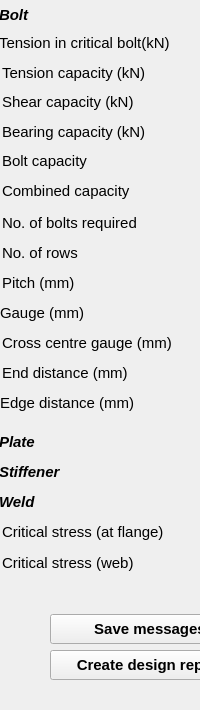
  <widget class="QDockWidget" name="outputDock">
   <property name="sizePolicy">
    <sizepolicy hsizetype="Preferred" vsizetype="Preferred">
     <horstretch>0</horstretch>
     <verstretch>0</verstretch>
    </sizepolicy>
   </property>
   <property name="minimumSize">
    <size>
     <width>125</width>
     <height>710</height>
    </size>
   </property>
   <property name="maximumSize">
    <size>
     <width>310</width>
     <height>710</height>
    </size>
   </property>
   <property name="font">
    <font>
     <family>Arial</family>
     <pointsize>11</pointsize>
     <weight>75</weight>
     <bold>true</bold>
    </font>
   </property>
   <property name="windowTitle">
    <string>Output dock</string>
   </property>
   <attribute name="dockWidgetArea">
    <number>2</number>
   </attribute>
   <widget class="QWidget" name="dockWidgetContents_2">
    <widget class="QLineEdit" name="txt_noBolts">
     <property name="geometry">
      <rect>
       <x>202</x>
       <y>210</y>
       <width>100</width>
       <height>25</height>
      </rect>
     </property>
     <property name="font">
      <font>
       <weight>50</weight>
       <bold>false</bold>
      </font>
     </property>
     <property name="readOnly">
      <bool>true</bool>
     </property>
    </widget>
    <widget class="QLabel" name="t_7">
     <property name="geometry">
      <rect>
       <x>2</x>
       <y>210</y>
       <width>191</width>
       <height>25</height>
      </rect>
     </property>
     <property name="font">
      <font>
       <pointsize>11</pointsize>
       <weight>50</weight>
       <bold>false</bold>
      </font>
     </property>
     <property name="text">
      <string>No. of bolts required</string>
     </property>
    </widget>
    <widget class="QLineEdit" name="txt_tensionCapacity">
     <property name="geometry">
      <rect>
       <x>202</x>
       <y>60</y>
       <width>100</width>
       <height>25</height>
      </rect>
     </property>
     <property name="font">
      <font>
       <weight>50</weight>
       <bold>false</bold>
      </font>
     </property>
     <property name="focusPolicy">
      <enum>Qt::StrongFocus</enum>
     </property>
     <property name="text">
      <string/>
     </property>
     <property name="readOnly">
      <bool>true</bool>
     </property>
    </widget>
    <widget class="QLineEdit" name="txt_crossGauge">
     <property name="geometry">
      <rect>
       <x>202</x>
       <y>330</y>
       <width>100</width>
       <height>25</height>
      </rect>
     </property>
     <property name="font">
      <font>
       <weight>50</weight>
       <bold>false</bold>
      </font>
     </property>
     <property name="readOnly">
      <bool>true</bool>
     </property>
    </widget>
    <widget class="QLineEdit" name="txt_rowBolts">
     <property name="geometry">
      <rect>
       <x>202</x>
       <y>240</y>
       <width>100</width>
       <height>25</height>
      </rect>
     </property>
     <property name="font">
      <font>
       <weight>50</weight>
       <bold>false</bold>
      </font>
     </property>
     <property name="readOnly">
      <bool>true</bool>
     </property>
    </widget>
    <widget class="QLabel" name="label_152">
     <property name="geometry">
      <rect>
       <x>2</x>
       <y>330</y>
       <width>211</width>
       <height>25</height>
      </rect>
     </property>
     <property name="font">
      <font>
       <pointsize>11</pointsize>
       <weight>50</weight>
       <bold>false</bold>
      </font>
     </property>
     <property name="text">
      <string>Cross centre gauge (mm)</string>
     </property>
    </widget>
    <widget class="QLineEdit" name="txt_bearCapacity">
     <property name="geometry">
      <rect>
       <x>202</x>
       <y>120</y>
       <width>100</width>
       <height>25</height>
      </rect>
     </property>
     <property name="font">
      <font>
       <weight>50</weight>
       <bold>false</bold>
      </font>
     </property>
     <property name="focusPolicy">
      <enum>Qt::StrongFocus</enum>
     </property>
     <property name="readOnly">
      <bool>true</bool>
     </property>
    </widget>
    <widget class="QLabel" name="label_154">
     <property name="geometry">
      <rect>
       <x>2</x>
       <y>270</y>
       <width>130</width>
       <height>25</height>
      </rect>
     </property>
     <property name="font">
      <font>
       <pointsize>11</pointsize>
       <weight>50</weight>
       <bold>false</bold>
      </font>
     </property>
     <property name="text">
      <string>Pitch (mm)</string>
     </property>
    </widget>
    <widget class="QLineEdit" name="txt_endDist">
     <property name="geometry">
      <rect>
       <x>202</x>
       <y>360</y>
       <width>100</width>
       <height>25</height>
      </rect>
     </property>
     <property name="font">
      <font>
       <weight>50</weight>
       <bold>false</bold>
      </font>
     </property>
     <property name="readOnly">
      <bool>true</bool>
     </property>
    </widget>
    <widget class="QLabel" name="lbl_row_7">
     <property name="geometry">
      <rect>
       <x>2</x>
       <y>240</y>
       <width>130</width>
       <height>25</height>
      </rect>
     </property>
     <property name="font">
      <font>
       <pointsize>11</pointsize>
       <weight>50</weight>
       <bold>false</bold>
      </font>
     </property>
     <property name="text">
      <string>No. of rows</string>
     </property>
    </widget>
    <widget class="QLabel" name="label_155">
     <property name="geometry">
      <rect>
       <x>2</x>
       <y>360</y>
       <width>201</width>
       <height>25</height>
      </rect>
     </property>
     <property name="font">
      <font>
       <pointsize>11</pointsize>
       <weight>50</weight>
       <bold>false</bold>
      </font>
     </property>
     <property name="text">
      <string>End distance (mm)</string>
     </property>
    </widget>
    <widget class="QLabel" name="label_156">
     <property name="geometry">
      <rect>
       <x>2</x>
       <y>60</y>
       <width>191</width>
       <height>25</height>
      </rect>
     </property>
     <property name="font">
      <font>
       <pointsize>11</pointsize>
       <weight>50</weight>
       <bold>false</bold>
      </font>
     </property>
     <property name="text">
      <string>Tension capacity (kN)</string>
     </property>
    </widget>
    <widget class="QLabel" name="label_157">
     <property name="geometry">
      <rect>
       <x>-1</x>
       <y>5</y>
       <width>66</width>
       <height>20</height>
      </rect>
     </property>
     <property name="font">
      <font>
       <pointsize>11</pointsize>
       <weight>50</weight>
       <italic>true</italic>
       <bold>false</bold>
       <underline>false</underline>
       <kerning>false</kerning>
      </font>
     </property>
     <property name="text">
      <string>&lt;html&gt;&lt;head/&gt;&lt;body&gt;&lt;p&gt;&lt;span style=&quot; font-weight:600;&quot;&gt;Bolt&lt;/span&gt;&lt;/p&gt;&lt;/body&gt;&lt;/html&gt;</string>
     </property>
    </widget>
    <widget class="QLabel" name="label_158">
     <property name="geometry">
      <rect>
       <x>2</x>
       <y>120</y>
       <width>179</width>
       <height>25</height>
      </rect>
     </property>
     <property name="font">
      <font>
       <pointsize>11</pointsize>
       <weight>50</weight>
       <bold>false</bold>
      </font>
     </property>
     <property name="text">
      <string>&lt;html&gt;&lt;head/&gt;&lt;body&gt;&lt;p&gt;Bearing capacity (kN)&lt;/p&gt;&lt;/body&gt;&lt;/html&gt;</string>
     </property>
    </widget>
    <widget class="QLabel" name="label_161">
     <property name="geometry">
      <rect>
       <x>-1</x>
       <y>430</y>
       <width>130</width>
       <height>25</height>
      </rect>
     </property>
     <property name="font">
      <font>
       <pointsize>11</pointsize>
      </font>
     </property>
     <property name="text">
      <string>&lt;html&gt;&lt;head/&gt;&lt;body&gt;&lt;p&gt;&lt;span style=&quot; font-weight:600; font-style:italic;&quot;&gt;Plate&lt;/span&gt;&lt;/p&gt;&lt;/body&gt;&lt;/html&gt;</string>
     </property>
    </widget>
    <widget class="QLineEdit" name="txt_criticalWeb">
     <property name="geometry">
      <rect>
       <x>202</x>
       <y>550</y>
       <width>100</width>
       <height>25</height>
      </rect>
     </property>
     <property name="font">
      <font>
       <weight>50</weight>
       <bold>false</bold>
      </font>
     </property>
     <property name="readOnly">
      <bool>true</bool>
     </property>
    </widget>
    <widget class="QLabel" name="label_163">
     <property name="geometry">
      <rect>
       <x>2</x>
       <y>520</y>
       <width>201</width>
       <height>25</height>
      </rect>
     </property>
     <property name="font">
      <font>
       <pointsize>11</pointsize>
       <weight>50</weight>
       <bold>false</bold>
      </font>
     </property>
     <property name="text">
      <string>&lt;html&gt;&lt;head/&gt;&lt;body&gt;&lt;p&gt;Critical stress (at flange)&lt;/p&gt;&lt;/body&gt;&lt;/html&gt;</string>
     </property>
    </widget>
    <widget class="QLabel" name="label_164">
     <property name="geometry">
      <rect>
       <x>2</x>
       <y>550</y>
       <width>191</width>
       <height>25</height>
      </rect>
     </property>
     <property name="font">
      <font>
       <pointsize>11</pointsize>
       <weight>50</weight>
       <bold>false</bold>
      </font>
     </property>
     <property name="text">
      <string>Critical stress (web)</string>
     </property>
    </widget>
    <widget class="QLineEdit" name="txt_criticalFlange">
     <property name="geometry">
      <rect>
       <x>202</x>
       <y>520</y>
       <width>100</width>
       <height>25</height>
      </rect>
     </property>
     <property name="font">
      <font>
       <weight>50</weight>
       <bold>false</bold>
      </font>
     </property>
     <property name="readOnly">
      <bool>true</bool>
     </property>
    </widget>
    <widget class="QLabel" name="label_166">
     <property name="geometry">
      <rect>
       <x>-1</x>
       <y>490</y>
       <width>130</width>
       <height>25</height>
      </rect>
     </property>
     <property name="font">
      <font>
       <pointsize>11</pointsize>
      </font>
     </property>
     <property name="text">
      <string>&lt;html&gt;&lt;head/&gt;&lt;body&gt;&lt;p&gt;&lt;span style=&quot; font-weight:600; font-style:italic;&quot;&gt;Weld&lt;/span&gt;&lt;/p&gt;&lt;/body&gt;&lt;/html&gt;</string>
     </property>
    </widget>
    <widget class="QPushButton" name="btn_SaveMessages">
     <property name="geometry">
      <rect>
       <x>50</x>
       <y>614</y>
       <width>200</width>
       <height>30</height>
      </rect>
     </property>
     <property name="toolTip">
      <string>Save log messages</string>
     </property>
     <property name="text">
      <string>Save messages</string>
     </property>
     <property name="autoDefault">
      <bool>true</bool>
     </property>
    </widget>
    <widget class="QPushButton" name="btn_CreateDesign">
     <property name="geometry">
      <rect>
       <x>50</x>
       <y>650</y>
       <width>200</width>
       <height>30</height>
      </rect>
     </property>
     <property name="toolTip">
      <string>Create design report</string>
     </property>
     <property name="text">
      <string>Create design report</string>
     </property>
     <property name="autoDefault">
      <bool>true</bool>
     </property>
    </widget>
    <widget class="QLabel" name="label_10">
     <property name="geometry">
      <rect>
       <x>2</x>
       <y>180</y>
       <width>200</width>
       <height>22</height>
      </rect>
     </property>
     <property name="font">
      <font>
       <pointsize>11</pointsize>
       <weight>50</weight>
       <bold>false</bold>
      </font>
     </property>
     <property name="toolTip">
      <string>Combined shear and tension capacity of bolt</string>
     </property>
     <property name="text">
      <string>Combined capacity</string>
     </property>
    </widget>
    <widget class="QLineEdit" name="txt_boltgrpcapacity">
     <property name="geometry">
      <rect>
       <x>202</x>
       <y>180</y>
       <width>100</width>
       <height>25</height>
      </rect>
     </property>
     <property name="font">
      <font>
       <weight>50</weight>
       <bold>false</bold>
      </font>
     </property>
     <property name="readOnly">
      <bool>true</bool>
     </property>
    </widget>
    <widget class="QLabel" name="label_159">
     <property name="geometry">
      <rect>
       <x>-1</x>
       <y>30</y>
       <width>211</width>
       <height>25</height>
      </rect>
     </property>
     <property name="font">
      <font>
       <pointsize>11</pointsize>
       <weight>50</weight>
       <bold>false</bold>
      </font>
     </property>
     <property name="text">
      <string>Tension in critical bolt(kN)</string>
     </property>
    </widget>
    <widget class="QLineEdit" name="txt_tensionCritical">
     <property name="geometry">
      <rect>
       <x>202</x>
       <y>30</y>
       <width>100</width>
       <height>25</height>
      </rect>
     </property>
     <property name="font">
      <font>
       <weight>50</weight>
       <bold>false</bold>
      </font>
     </property>
     <property name="focusPolicy">
      <enum>Qt::StrongFocus</enum>
     </property>
     <property name="text">
      <string/>
     </property>
     <property name="readOnly">
      <bool>true</bool>
     </property>
    </widget>
    <widget class="QLineEdit" name="txt_gauge">
     <property name="geometry">
      <rect>
       <x>202</x>
       <y>300</y>
       <width>100</width>
       <height>25</height>
      </rect>
     </property>
     <property name="font">
      <font>
       <weight>50</weight>
       <bold>false</bold>
      </font>
     </property>
     <property name="readOnly">
      <bool>true</bool>
     </property>
    </widget>
    <widget class="QLabel" name="label_165">
     <property name="geometry">
      <rect>
       <x>0</x>
       <y>300</y>
       <width>131</width>
       <height>25</height>
      </rect>
     </property>
     <property name="font">
      <font>
       <pointsize>11</pointsize>
       <weight>50</weight>
       <bold>false</bold>
      </font>
     </property>
     <property name="text">
      <string>Gauge (mm)</string>
     </property>
    </widget>
    <widget class="QLineEdit" name="txt_shearCapacity">
     <property name="geometry">
      <rect>
       <x>202</x>
       <y>90</y>
       <width>100</width>
       <height>25</height>
      </rect>
     </property>
     <property name="font">
      <font>
       <weight>50</weight>
       <bold>false</bold>
      </font>
     </property>
     <property name="focusPolicy">
      <enum>Qt::StrongFocus</enum>
     </property>
     <property name="readOnly">
      <bool>true</bool>
     </property>
    </widget>
    <widget class="QLabel" name="label_167">
     <property name="geometry">
      <rect>
       <x>2</x>
       <y>90</y>
       <width>179</width>
       <height>25</height>
      </rect>
     </property>
     <property name="font">
      <font>
       <pointsize>11</pointsize>
       <weight>50</weight>
       <bold>false</bold>
      </font>
     </property>
     <property name="text">
      <string>&lt;html&gt;&lt;head/&gt;&lt;body&gt;&lt;p&gt;Shear capacity (kN)&lt;/p&gt;&lt;/body&gt;&lt;/html&gt;</string>
     </property>
    </widget>
    <widget class="QLabel" name="label_11">
     <property name="geometry">
      <rect>
       <x>2</x>
       <y>150</y>
       <width>200</width>
       <height>22</height>
      </rect>
     </property>
     <property name="font">
      <font>
       <pointsize>11</pointsize>
       <weight>50</weight>
       <bold>false</bold>
      </font>
     </property>
     <property name="toolTip">
      <string>Combined shear and tension capacity of bolt</string>
     </property>
     <property name="text">
      <string>Bolt capacity</string>
     </property>
    </widget>
    <widget class="QLineEdit" name="txt_boltcapacity">
     <property name="geometry">
      <rect>
       <x>202</x>
       <y>150</y>
       <width>100</width>
       <height>25</height>
      </rect>
     </property>
     <property name="font">
      <font>
       <weight>50</weight>
       <bold>false</bold>
      </font>
     </property>
     <property name="text">
      <string/>
     </property>
     <property name="readOnly">
      <bool>true</bool>
     </property>
    </widget>
    <widget class="QPushButton" name="btn_plateDetail">
     <property name="geometry">
      <rect>
       <x>200</x>
       <y>430</y>
       <width>101</width>
       <height>25</height>
      </rect>
     </property>
     <property name="font">
      <font>
       <pointsize>10</pointsize>
       <weight>50</weight>
       <bold>false</bold>
      </font>
     </property>
     <property name="text">
      <string>Plate details</string>
     </property>
    </widget>
    <widget class="QLabel" name="label_162">
     <property name="geometry">
      <rect>
       <x>-1</x>
       <y>460</y>
       <width>130</width>
       <height>25</height>
      </rect>
     </property>
     <property name="font">
      <font>
       <pointsize>11</pointsize>
      </font>
     </property>
     <property name="text">
      <string>&lt;html&gt;&lt;head/&gt;&lt;body&gt;&lt;p&gt;&lt;span style=&quot; font-style:italic;&quot;&gt;Stiffener&lt;/span&gt;&lt;/p&gt;&lt;/body&gt;&lt;/html&gt;</string>
     </property>
    </widget>
    <widget class="QPushButton" name="btn_stiffnrDetail">
     <property name="geometry">
      <rect>
       <x>200</x>
       <y>460</y>
       <width>101</width>
       <height>25</height>
      </rect>
     </property>
     <property name="font">
      <font>
       <pointsize>10</pointsize>
       <weight>50</weight>
       <bold>false</bold>
      </font>
     </property>
     <property name="text">
      <string>Details</string>
     </property>
    </widget>
    <widget class="QLabel" name="label_160">
     <property name="geometry">
      <rect>
       <x>0</x>
       <y>390</y>
       <width>201</width>
       <height>25</height>
      </rect>
     </property>
     <property name="font">
      <font>
       <pointsize>11</pointsize>
       <weight>50</weight>
       <bold>false</bold>
      </font>
     </property>
     <property name="text">
      <string>Edge distance (mm)</string>
     </property>
    </widget>
    <widget class="QLineEdit" name="txt_edgeDist">
     <property name="geometry">
      <rect>
       <x>202</x>
       <y>390</y>
       <width>100</width>
       <height>25</height>
      </rect>
     </property>
     <property name="font">
      <font>
       <weight>50</weight>
       <bold>false</bold>
      </font>
     </property>
     <property name="readOnly">
      <bool>true</bool>
     </property>
    </widget>
    <widget class="QLineEdit" name="txt_boltcapacity">
     <property name="geometry">
      <rect>
       <x>202</x>
       <y>140</y>
       <width>100</width>
       <height>25</height>
      </rect>
     </property>
     <property name="font">
      <font>
       <weight>50</weight>
       <bold>false</bold>
      </font>
     </property>
     <property name="text">
      <string/>
     </property>
     <property name="readOnly">
      <bool>true</bool>
     </property>
    </widget>
    <widget class="QPushButton" name="btn_pitchDetail">
     <property name="geometry">
      <rect>
       <x>200</x>
       <y>270</y>
       <width>101</width>
       <height>25</height>
      </rect>
     </property>
     <property name="font">
      <font>
       <pointsize>10</pointsize>
       <weight>50</weight>
       <bold>false</bold>
      </font>
     </property>
     <property name="text">
      <string>Pitch details</string>
     </property>
    </widget>
    <zorder>txt_boltcapacity</zorder>
    <zorder>txt_noBolts</zorder>
    <zorder>t_7</zorder>
    <zorder>txt_tensionCapacity</zorder>
    <zorder>txt_crossGauge</zorder>
    <zorder>txt_rowBolts</zorder>
    <zorder>label_152</zorder>
    <zorder>txt_bearCapacity</zorder>
    <zorder>label_154</zorder>
    <zorder>txt_endDist</zorder>
    <zorder>lbl_row_7</zorder>
    <zorder>label_155</zorder>
    <zorder>label_156</zorder>
    <zorder>label_157</zorder>
    <zorder>label_158</zorder>
    <zorder>label_161</zorder>
    <zorder>txt_criticalWeb</zorder>
    <zorder>label_163</zorder>
    <zorder>label_164</zorder>
    <zorder>txt_criticalFlange</zorder>
    <zorder>label_166</zorder>
    <zorder>btn_SaveMessages</zorder>
    <zorder>btn_CreateDesign</zorder>
    <zorder>label_10</zorder>
    <zorder>txt_boltgrpcapacity</zorder>
    <zorder>txt_tensionCritical</zorder>
    <zorder>txt_gauge</zorder>
    <zorder>label_165</zorder>
    <zorder>label_159</zorder>
    <zorder>txt_shearCapacity</zorder>
    <zorder>label_167</zorder>
    <zorder>label_11</zorder>
    <zorder>txt_boltcapacity</zorder>
    <zorder>btn_plateDetail</zorder>
    <zorder>label_162</zorder>
    <zorder>btn_stiffnrDetail</zorder>
    <zorder>label_160</zorder>
    <zorder>txt_edgeDist</zorder>
    <zorder>btn_pitchDetail</zorder>
   </widget>
  </widget>
